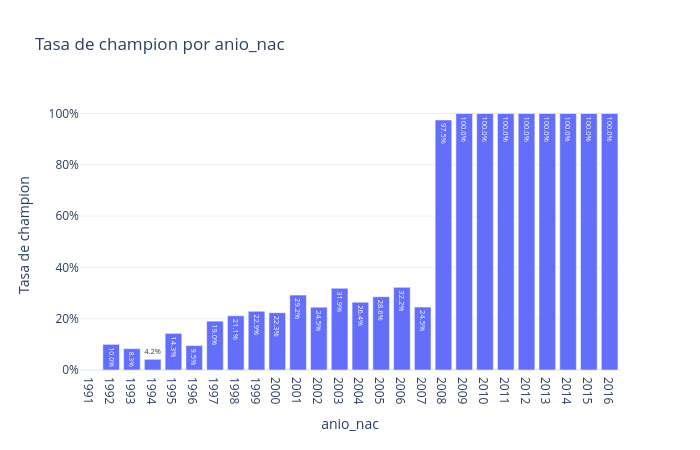

The notebook cell this image was saved under:
### Markdown cell above
### 🔍 Hallazgo 1: el año de nacimiento
Para contar como **no campeón**, un caballo tenía que competir **hasta los 17 años**. Un caballo nacido en 2010 todavía no puede cumplir esa condición, así que solo puede aparecer en la base si ya es campeón.

### Code cell
g2_caballos = caballos[caballos['grado'] == 2]
plot_tasa_por_categoria(g2_caballos, 'anio_nac', 'champion')

### Figure 1 — Plotly figure (JSON) as saved in the notebook; plotly's stock layout.template omitted (floating-point values rounded to 4 significant figures)
{"data": [{"hovertemplate": "anio_nac=%{x}<br>champion=%{y}<extra></extra>", "legendgroup": "", "marker": {"color": "#636efa", "pattern": {"shape": ""}}, "name": "", "orientation": "v", "showlegend": false, "textposition": "auto", "texttemplate": "%{y:.1%}", "type": "bar", "x": [1991, 1992, 1993, 1994, 1995, 1996, 1997, 1998, 1999, 2000, 2001, 2002, 2003, 2004, 2005, 2006, 2007, 2008, 2009, 2010, 2011, 2012, 2013, 2014, 2015, 2016], "xaxis": "x", "y": [0.0, 0.1, 0.08333, 0.04167, 0.1429, 0.09524, 0.1905, 0.2113, 0.2289, 0.2231, 0.292, 0.2449, 0.3187, 0.2645, 0.2857, 0.3223, 0.2452, 0.9747, 1.0, 1.0, 1.0, 1.0, 1.0, 1.0, 1.0, 1.0], "yaxis": "y"}], "layout": {"barmode": "relative", "height": 450, "legend": {"tracegroupgap": 0}, "title": {"text": "Tasa de champion por anio_nac"}, "width": 700, "xaxis": {"anchor": "y", "domain": [0, 1], "title": {"text": "anio_nac"}, "type": "category"}, "yaxis": {"anchor": "x", "domain": [0, 1], "tickformat": ".0%", "title": {"text": "Tasa de champion"}}}}
